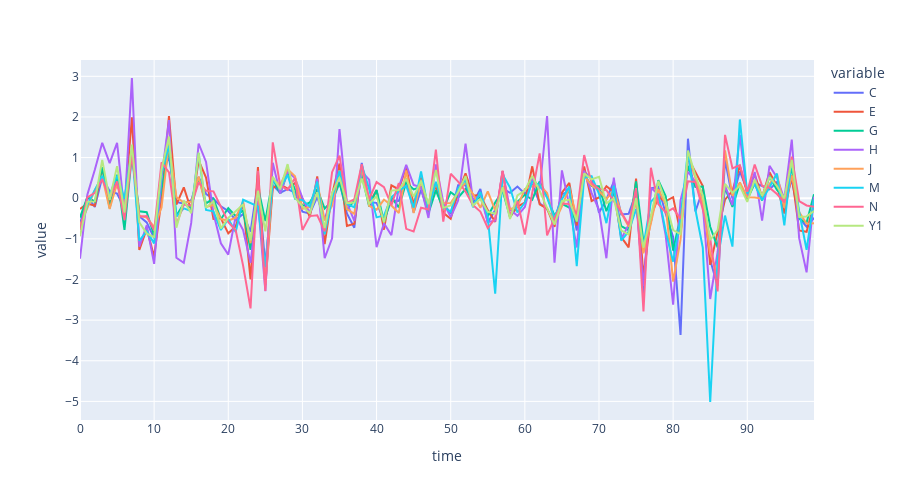
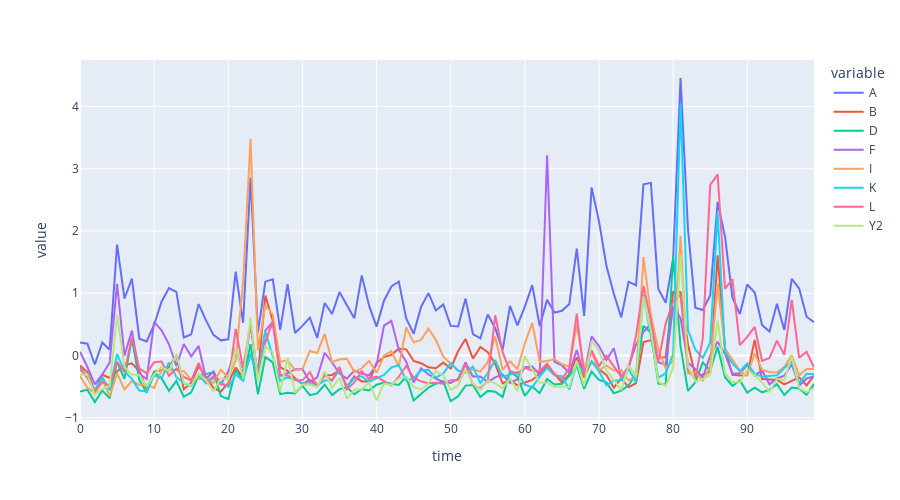

Source (notebook cell) for these figures, in order:
### Markdown cell above
See how the data move overtime. Let's see the first 100 first.
- we can see `Y1` moves along with `C`, `E`, `G`, `H`, `J`, `M`, and `N`, while `Y2` moves with `A`, `B`, `D`, `F`, `I`, `K`, and `L`.

### Code cell
set1 = ["C", "E", "G", "H", "J", "M", "N", "Y1"]
set2 = ["A", "B", "D", "F", "I", "K", "L", "Y2"]

# for c in train_data.columns[1:3]:
#     fig = px.line(train_data[:100], x='time', y=c, height=400)
#     fig.show()

fig = px.line(train_data[:100], x="time", y=set1, height=500)
fig.show()

fig = px.line(train_data[:100], x="time", y=set2, height=500)
fig.show()
